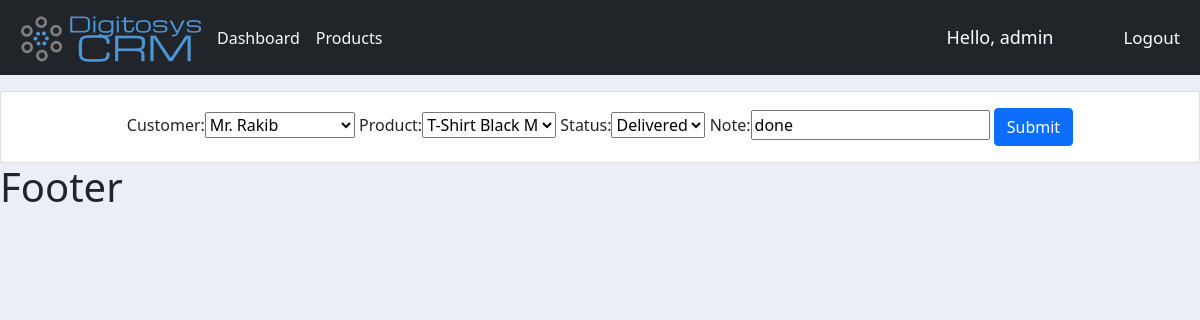
/update_order/5/ (signed in), run on the app's committed database.
### accounts/models.py (models this page shows, shortened)
class Order(models.Model):
    STATUS = (
        ('Ordered', 'Ordered'),
        ('Pending', 'Pending'),
        ('Delivered', 'Delivered'),
    )
    customer = models.ForeignKey(Customer, null=True, on_delete= models.SET_NULL)
    product = models.ForeignKey(Product, null=True, on_delete= models.SET_NULL)
    created_date = models.DateTimeField(auto_now_add=True, null=True)
    status = models.CharField(max_length=200, null=True, choices=STATUS)
    note = models.CharField(max_length=200, null=True)

### accounts/decorators.py (the view)
        def wrapper_func(request, *args, **kwargs):
            group = None
            if request.user.groups.exists():
                group = request.user. groups.all()[0].name
            if group in allowed_roles:
                return view_func(request, *args, **kwargs)
            else:
                return HttpResponse('You are not authorised for this page!')

### accounts/forms.py
class OrderForm(ModelForm):
    class Meta:
        model = Order
        fields = '__all__'

### accounts/models.py (called while the page is built)
    def __str__(self):
        return self.name

    def __str__(self):
        return self.name

### accounts/views.py (called while the page is built)
@login_required(login_url='login')
@allowed_users_only(allowed_roles=['Admin'])
def updateOrder(request, pk):
    order = Order.objects.get(id=pk)
    form = OrderForm(instance=order)
    if request.method == 'POST':
        form = OrderForm(request.POST, instance=order)
        if form.is_valid():
            form.save()
            return redirect('/')
    context = {'form': form}
    return render(request, 'order.html', context)

### accounts/templates/order.html (shortened to what this page needs)
{% extends 'base.html' %}
{% block content %}
<div class="card w-100 mt-3">
  <div class="card-body align-self-center">
    <form action="" method="POST">
       {{form}}
      <button type="submit" class="btn btn-primary">Submit</button>
    </form>
  </div>
</div>
{% endblock content %}

### accounts/templates/navbar.html (shortened to what this page needs)
{% load static %}
<nav class="navbar navbar-expand-lg navbar-light bg-dark">
  <div class="container-fluid">
    <img src="{% static '/images/digitosys_crm_logo.png' %}" alt="">
    {% if request.user.is_staff %}
      <div class="collapse navbar-collapse" id="navbarNavAltMarkup">
        <div class="navbar-nav">
          <a class="nav-link text-light active" aria-current="page" href="{% url 'home'%}">Dashboard</a>
          <a class="nav-link text-light" href="{% url 'products'%}">Products</a>
        </div>
      </div>
    {% endif %}
  </div>
  <span id="hello-user" >Hello, {{request.user}}</span>
  <span><a id="logout-user" href="{% url 'logout' %}">Logout</a></span>
</nav>

### static/css/main.css (style rules this page uses)
body { background-color: #ebeff5; }

### accounts/templates/navbar.html (style rules this page uses)
#hello-user { font-size: 18px; color: #FFF; margin-right: 20px; width: 200px; }
#logout-user { font-size: 17px; color: #FFF; margin-right: 20px; text-decoration: none; }

### data on the page
Order: customer "Mr. Rakib", product "T-Shirt Black M", status "Delivered", note "done"

### other printed values
{{ request.user }} "admin"
